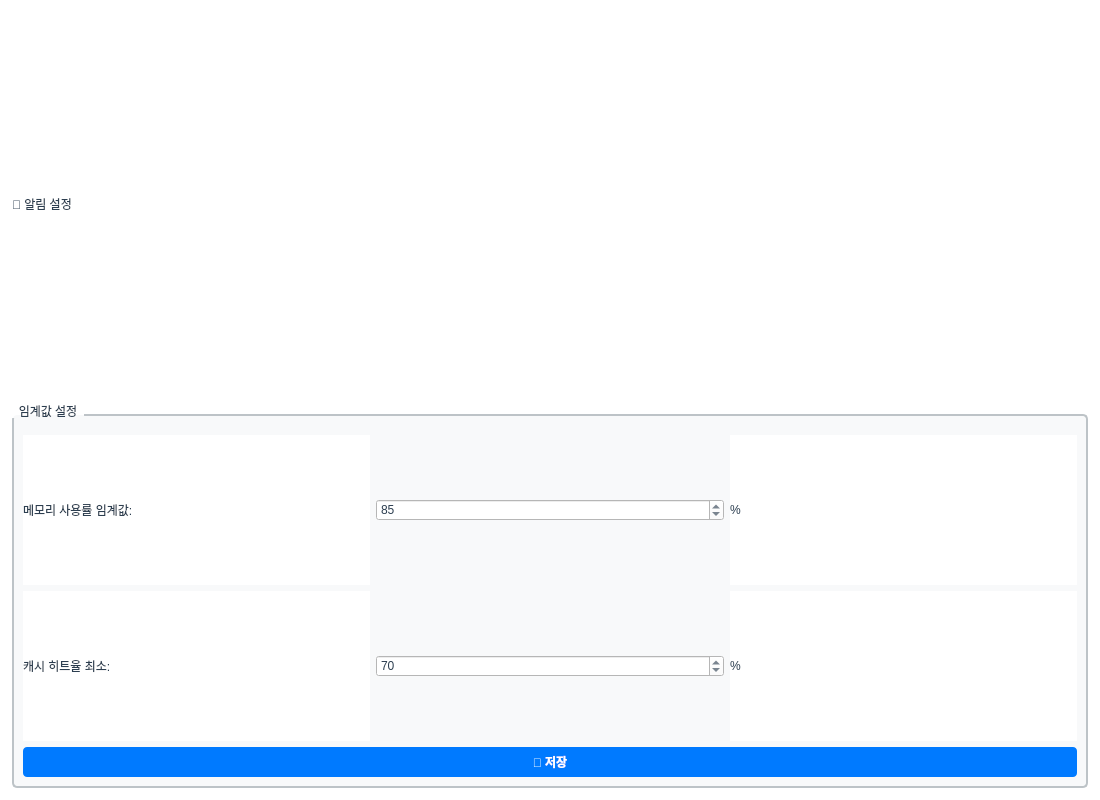
<?xml version="1.0" encoding="UTF-8"?>
<ui version="4.0">
 <class>AlertTab</class>
 <widget class="QWidget" name="AlertTab">
  <property name="geometry">
   <rect>
    <x>0</x>
    <y>0</y>
    <width>1100</width>
    <height>800</height>
   </rect>
  </property>
  <property name="windowTitle">
   <string>알림 설정</string>
  </property>
  <property name="styleSheet">
   <string notr="true">QWidget {
    background-color: #FFFFFF;
    color: #2C3E50;
    font-family: &quot;맑은 고딕&quot;, &quot;Segoe UI&quot;;
    font-size: 9pt;
}
QTabBar::tab:selected {
    background-color: #007AFF;
    color: #FFFFFF;
    font-weight: bold;
}
QPushButton {
    background-color: #007AFF;
    color: #FFFFFF;
    border: none;
    border-radius: 4px;
    padding: 6px 12px;
    font-weight: bold;
}
QPushButton:hover {
    background-color: #0055CC;
}
QPushButton:disabled {
    background-color: #BDC3C7;
    color: #7F8C8D;
}
QTableWidget {
    gridline-color: #BDC3C7;
    background-color: #FFFFFF;
    alternate-background-color: #F8F9FA;
    selection-background-color: #007AFF;
    selection-color: #FFFFFF;
}
QHeaderView::section {
    background-color: #ECF0F1;
    color: #2C3E50;
    padding: 6px;
    border: 1px solid #BDC3C7;
    font-weight: bold;
}
QLineEdit, QTextEdit, QPlainTextEdit {
    background-color: #FFFFFF;
    border: 1px solid #BDC3C7;
    border-radius: 3px;
    padding: 4px;
    color: #2C3E50;
}
QGroupBox {
    border: 2px solid #BDC3C7;
    border-radius: 5px;
    margin-top: 10px;
    padding-top: 10px;
    background-color: #F8F9FA;
}
QGroupBox::title {
    subcontrol-origin: margin;
    subcontrol-position: top left;
    padding: 0 5px;
    color: #2C3E50;
    font-weight: bold;
}</string>
  </property>
  <layout class="QVBoxLayout" name="verticalLayout">
   <property name="spacing">
    <number>8</number>
   </property>
   <property name="leftMargin">
    <number>12</number>
   </property>
   <property name="topMargin">
    <number>12</number>
   </property>
   <property name="rightMargin">
    <number>12</number>
   </property>
   <property name="bottomMargin">
    <number>12</number>
   </property>
   <item>
    <widget class="QLabel" name="label_title">
     <property name="text">
      <string>🔔 알림 설정</string>
     </property>
    </widget>
   </item>
   <item>
    <widget class="QGroupBox" name="groupBox_threshold">
     <property name="title">
      <string>임계값 설정</string>
     </property>
     <layout class="QVBoxLayout" name="vl_thresh">
      <item>
       <layout class="QHBoxLayout" name="hl_memory">
        <item>
         <widget class="QLabel" name="label_memory_thresh">
          <property name="text">
           <string>메모리 사용률 임계값:</string>
          </property>
         </widget>
        </item>
        <item>
         <widget class="QSpinBox" name="spinMemory">
          <property name="minimum">
           <number>50</number>
          </property>
          <property name="maximum">
           <number>100</number>
          </property>
          <property name="value">
           <number>85</number>
          </property>
         </widget>
        </item>
        <item>
         <widget class="QLabel" name="label_memory_unit">
          <property name="text">
           <string>%</string>
          </property>
         </widget>
        </item>
       </layout>
      </item>
      <item>
       <layout class="QHBoxLayout" name="hl_hitrate">
        <item>
         <widget class="QLabel" name="label_hitrate_thresh">
          <property name="text">
           <string>캐시 히트율 최소:</string>
          </property>
         </widget>
        </item>
        <item>
         <widget class="QSpinBox" name="spinHitRate">
          <property name="minimum">
           <number>0</number>
          </property>
          <property name="maximum">
           <number>100</number>
          </property>
          <property name="value">
           <number>70</number>
          </property>
         </widget>
        </item>
        <item>
         <widget class="QLabel" name="label_hitrate_unit">
          <property name="text">
           <string>%</string>
          </property>
         </widget>
        </item>
       </layout>
      </item>
      <item>
       <widget class="QPushButton" name="btnSaveAlerts">
        <property name="text">
         <string>💾 저장</string>
        </property>
       </widget>
      </item>
     </layout>
    </widget>
   </item>
  </layout>
 </widget>
 <resources/>
 <connections/>
</ui>
